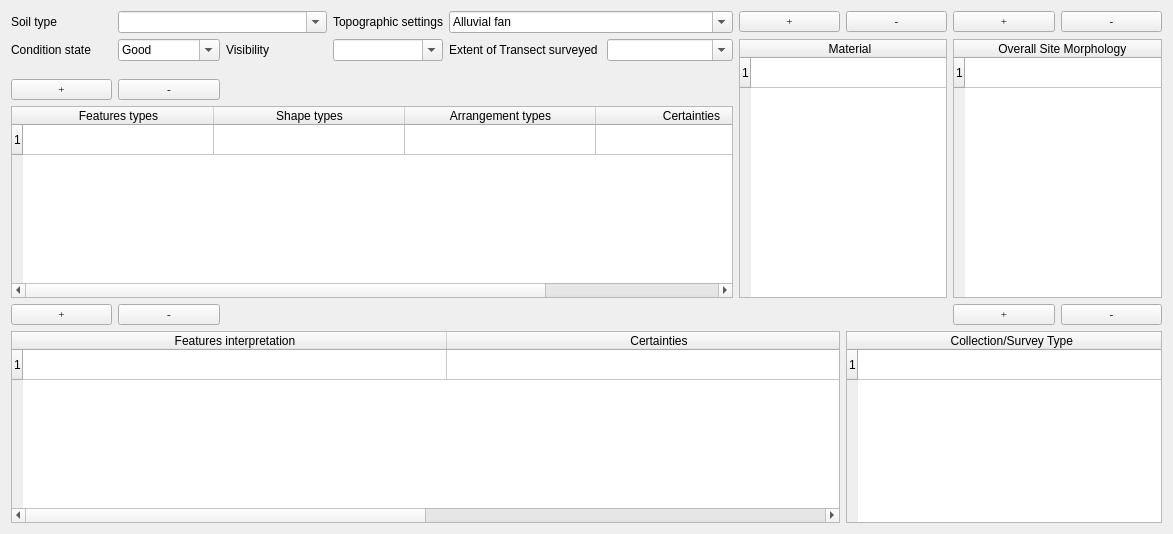
           <widget class="QWidget" name="tab_2">
            <attribute name="title">
             <string>GeoArchaeology data</string>
            </attribute>
            <layout class="QGridLayout" name="gridLayout_10">
             <item row="0" column="0">
              <layout class="QGridLayout" name="gridLayout_8">
               <item row="4" column="0">
                <widget class="QPushButton" name="pushButton_insert_row_features">
                 <property name="sizePolicy">
                  <sizepolicy hsizetype="Expanding" vsizetype="Fixed">
                   <horstretch>0</horstretch>
                   <verstretch>0</verstretch>
                  </sizepolicy>
                 </property>
                 <property name="minimumSize">
                  <size>
                   <width>0</width>
                   <height>20</height>
                  </size>
                 </property>
                 <property name="font">
                  <font>
                   <family>Times New Roman</family>
                   <pointsize>8</pointsize>
                   <weight>50</weight>
                   <italic>false</italic>
                   <bold>false</bold>
                  </font>
                 </property>
                 <property name="text">
                  <string>+</string>
                 </property>
                </widget>
               </item>
               <item row="7" column="1">
                <widget class="QPushButton" name="pushButton_remove_row_disturbance">
                 <property name="sizePolicy">
                  <sizepolicy hsizetype="Expanding" vsizetype="Fixed">
                   <horstretch>0</horstretch>
                   <verstretch>0</verstretch>
                  </sizepolicy>
                 </property>
                 <property name="minimumSize">
                  <size>
                   <width>0</width>
                   <height>20</height>
                  </size>
                 </property>
                 <property name="font">
                  <font>
                   <family>Times New Roman</family>
                   <pointsize>8</pointsize>
                   <weight>50</weight>
                   <italic>false</italic>
                   <bold>false</bold>
                  </font>
                 </property>
                 <property name="text">
                  <string>-</string>
                 </property>
                </widget>
               </item>
               <item row="1" column="2">
                <widget class="QLabel" name="label_14">
                 <property name="text">
                  <string>Visibility</string>
                 </property>
                </widget>
               </item>
               <item row="1" column="3">
                <widget class="QComboBox" name="comboBox_visibility">
                 <property name="editable">
                  <bool>true</bool>
                 </property>
                 <item>
                  <property name="text">
                   <string/>
                  </property>
                 </item>
                 <item>
                  <property name="text">
                   <string>Excellent</string>
                  </property>
                 </item>
                 <item>
                  <property name="text">
                   <string>Good</string>
                  </property>
                 </item>
                 <item>
                  <property name="text">
                   <string>Fair</string>
                  </property>
                 </item>
                 <item>
                  <property name="text">
                   <string>Poor</string>
                  </property>
                 </item>
                 <item>
                  <property name="text">
                   <string>Very bad</string>
                  </property>
                 </item>
                </widget>
               </item>
               <item row="1" column="0">
                <widget class="QLabel" name="label_46">
                 <property name="sizePolicy">
                  <sizepolicy hsizetype="Expanding" vsizetype="Preferred">
                   <horstretch>0</horstretch>
                   <verstretch>0</verstretch>
                  </sizepolicy>
                 </property>
                 <property name="text">
                  <string>Condition state</string>
                 </property>
                </widget>
               </item>
               <item row="7" column="0">
                <widget class="QPushButton" name="pushButton_insert_row_disturbance">
                 <property name="sizePolicy">
                  <sizepolicy hsizetype="Expanding" vsizetype="Fixed">
                   <horstretch>0</horstretch>
                   <verstretch>0</verstretch>
                  </sizepolicy>
                 </property>
                 <property name="minimumSize">
                  <size>
                   <width>0</width>
                   <height>20</height>
                  </size>
                 </property>
                 <property name="font">
                  <font>
                   <family>Times New Roman</family>
                   <pointsize>8</pointsize>
                   <weight>50</weight>
                   <italic>false</italic>
                   <bold>false</bold>
                  </font>
                 </property>
                 <property name="text">
                  <string>+</string>
                 </property>
                </widget>
               </item>
               <item row="1" column="1">
                <widget class="QComboBox" name="comboBox_condition">
                 <property name="sizePolicy">
                  <sizepolicy hsizetype="Expanding" vsizetype="Fixed">
                   <horstretch>0</horstretch>
                   <verstretch>0</verstretch>
                  </sizepolicy>
                 </property>
                 <property name="editable">
                  <bool>true</bool>
                 </property>
                 <item>
                  <property name="text">
                   <string>Good</string>
                  </property>
                 </item>
                 <item>
                  <property name="text">
                   <string>Fair</string>
                  </property>
                 </item>
                 <item>
                  <property name="text">
                   <string>Poor</string>
                  </property>
                 </item>
                 <item>
                  <property name="text">
                   <string>Very bed</string>
                  </property>
                 </item>
                 <item>
                  <property name="text">
                   <string>Destroyed</string>
                  </property>
                 </item>
                </widget>
               </item>
               <item row="0" column="0">
                <widget class="QLabel" name="label_22">
                 <property name="sizePolicy">
                  <sizepolicy hsizetype="Expanding" vsizetype="Preferred">
                   <horstretch>0</horstretch>
                   <verstretch>0</verstretch>
                  </sizepolicy>
                 </property>
                 <property name="text">
                  <string>Soil type</string>
                 </property>
                </widget>
               </item>
               <item row="8" column="7" colspan="3">
                <widget class="QTableWidget" name="tableWidget_collection">
                 <property name="sizePolicy">
                  <sizepolicy hsizetype="Expanding" vsizetype="Expanding">
                   <horstretch>1</horstretch>
                   <verstretch>0</verstretch>
                  </sizepolicy>
                 </property>
                 <property name="frameShape">
                  <enum>QFrame::StyledPanel</enum>
                 </property>
                 <property name="frameShadow">
                  <enum>QFrame::Raised</enum>
                 </property>
                 <property name="verticalScrollBarPolicy">
                  <enum>Qt::ScrollBarAsNeeded</enum>
                 </property>
                 <property name="horizontalScrollBarPolicy">
                  <enum>Qt::ScrollBarAsNeeded</enum>
                 </property>
                 <property name="editTriggers">
                  <set>QAbstractItemView::AnyKeyPressed|QAbstractItemView::DoubleClicked|QAbstractItemView::EditKeyPressed</set>
                 </property>
                 <property name="selectionMode">
                  <enum>QAbstractItemView::SingleSelection</enum>
                 </property>
                 <property name="selectionBehavior">
                  <enum>QAbstractItemView::SelectRows</enum>
                 </property>
                 <property name="rowCount">
                  <number>1</number>
                 </property>
                 <property name="columnCount">
                  <number>1</number>
                 </property>
                 <attribute name="horizontalHeaderDefaultSectionSize">
                  <number>311</number>
                 </attribute>
                 <attribute name="horizontalHeaderMinimumSectionSize">
                  <number>80</number>
                 </attribute>
                 <attribute name="verticalHeaderDefaultSectionSize">
                  <number>30</number>
                 </attribute>
                 <row/>
                 <column>
                  <property name="text">
                   <string>Collection/Survey Type </string>
                  </property>
                 </column>
                 <item row="0" column="0">
                  <property name="text">
                   <string/>
                  </property>
                 </item>
                </widget>
               </item>
               <item row="5" column="0" rowspan="2" colspan="6">
                <widget class="QTableWidget" name="tableWidget_featuretype">
                 <property name="sizePolicy">
                  <sizepolicy hsizetype="Expanding" vsizetype="Expanding">
                   <horstretch>1</horstretch>
                   <verstretch>0</verstretch>
                  </sizepolicy>
                 </property>
                 <property name="frameShape">
                  <enum>QFrame::StyledPanel</enum>
                 </property>
                 <property name="frameShadow">
                  <enum>QFrame::Raised</enum>
                 </property>
                 <property name="verticalScrollBarPolicy">
                  <enum>Qt::ScrollBarAsNeeded</enum>
                 </property>
                 <property name="horizontalScrollBarPolicy">
                  <enum>Qt::ScrollBarAsNeeded</enum>
                 </property>
                 <property name="editTriggers">
                  <set>QAbstractItemView::AnyKeyPressed|QAbstractItemView::DoubleClicked|QAbstractItemView::EditKeyPressed</set>
                 </property>
                 <property name="selectionMode">
                  <enum>QAbstractItemView::SingleSelection</enum>
                 </property>
                 <property name="selectionBehavior">
                  <enum>QAbstractItemView::SelectRows</enum>
                 </property>
                 <property name="rowCount">
                  <number>1</number>
                 </property>
                 <property name="columnCount">
                  <number>4</number>
                 </property>
                 <attribute name="horizontalHeaderDefaultSectionSize">
                  <number>191</number>
                 </attribute>
                 <attribute name="horizontalHeaderMinimumSectionSize">
                  <number>80</number>
                 </attribute>
                 <attribute name="verticalHeaderDefaultSectionSize">
                  <number>30</number>
                 </attribute>
                 <row/>
                 <column>
                  <property name="text">
                   <string>Features types</string>
                  </property>
                 </column>
                 <column>
                  <property name="text">
                   <string>Shape types</string>
                  </property>
                 </column>
                 <column>
                  <property name="text">
                   <string>Arrangement types</string>
                  </property>
                 </column>
                 <column>
                  <property name="text">
                   <string>Certainties</string>
                  </property>
                 </column>
                 <item row="0" column="0">
                  <property name="text">
                   <string/>
                  </property>
                 </item>
                </widget>
               </item>
               <item row="4" column="1">
                <widget class="QPushButton" name="pushButton_remove_row_features">
                 <property name="sizePolicy">
                  <sizepolicy hsizetype="Expanding" vsizetype="Fixed">
                   <horstretch>0</horstretch>
                   <verstretch>0</verstretch>
                  </sizepolicy>
                 </property>
                 <property name="minimumSize">
                  <size>
                   <width>0</width>
                   <height>20</height>
                  </size>
                 </property>
                 <property name="font">
                  <font>
                   <family>Times New Roman</family>
                   <pointsize>8</pointsize>
                   <weight>50</weight>
                   <italic>false</italic>
                   <bold>false</bold>
                  </font>
                 </property>
                 <property name="text">
                  <string>-</string>
                 </property>
                </widget>
               </item>
               <item row="0" column="9">
                <widget class="QPushButton" name="pushButton_remove_row_morphology">
                 <property name="sizePolicy">
                  <sizepolicy hsizetype="Expanding" vsizetype="Fixed">
                   <horstretch>0</horstretch>
                   <verstretch>0</verstretch>
                  </sizepolicy>
                 </property>
                 <property name="minimumSize">
                  <size>
                   <width>0</width>
                   <height>20</height>
                  </size>
                 </property>
                 <property name="font">
                  <font>
                   <family>Times New Roman</family>
                   <pointsize>8</pointsize>
                   <weight>50</weight>
                   <italic>false</italic>
                   <bold>false</bold>
                  </font>
                 </property>
                 <property name="text">
                  <string>-</string>
                 </property>
                </widget>
               </item>
               <item row="0" column="8">
                <widget class="QPushButton" name="pushButton_insert_row_morphology">
                 <property name="sizePolicy">
                  <sizepolicy hsizetype="Expanding" vsizetype="Fixed">
                   <horstretch>1</horstretch>
                   <verstretch>0</verstretch>
                  </sizepolicy>
                 </property>
                 <property name="minimumSize">
                  <size>
                   <width>0</width>
                   <height>20</height>
                  </size>
                 </property>
                 <property name="font">
                  <font>
                   <family>Times New Roman</family>
                   <pointsize>8</pointsize>
                   <weight>50</weight>
                   <italic>false</italic>
                   <bold>false</bold>
                  </font>
                 </property>
                 <property name="text">
                  <string>+</string>
                 </property>
                </widget>
               </item>
               <item row="7" column="9">
                <widget class="QPushButton" name="pushButton_remove_row_collection">
                 <property name="sizePolicy">
                  <sizepolicy hsizetype="Expanding" vsizetype="Fixed">
                   <horstretch>0</horstretch>
                   <verstretch>0</verstretch>
                  </sizepolicy>
                 </property>
                 <property name="minimumSize">
                  <size>
                   <width>0</width>
                   <height>20</height>
                  </size>
                 </property>
                 <property name="font">
                  <font>
                   <family>Times New Roman</family>
                   <pointsize>8</pointsize>
                   <weight>50</weight>
                   <italic>false</italic>
                   <bold>false</bold>
                  </font>
                 </property>
                 <property name="text">
                  <string>-</string>
                 </property>
                </widget>
               </item>
               <item row="8" column="0" colspan="7">
                <widget class="QTableWidget" name="tableWidget_disturbance">
                 <property name="frameShape">
                  <enum>QFrame::StyledPanel</enum>
                 </property>
                 <property name="frameShadow">
                  <enum>QFrame::Raised</enum>
                 </property>
                 <property name="verticalScrollBarPolicy">
                  <enum>Qt::ScrollBarAsNeeded</enum>
                 </property>
                 <property name="horizontalScrollBarPolicy">
                  <enum>Qt::ScrollBarAsNeeded</enum>
                 </property>
                 <property name="editTriggers">
                  <set>QAbstractItemView::AnyKeyPressed|QAbstractItemView::DoubleClicked|QAbstractItemView::EditKeyPressed</set>
                 </property>
                 <property name="selectionMode">
                  <enum>QAbstractItemView::SingleSelection</enum>
                 </property>
                 <property name="selectionBehavior">
                  <enum>QAbstractItemView::SelectRows</enum>
                 </property>
                 <property name="rowCount">
                  <number>1</number>
                 </property>
                 <property name="columnCount">
                  <number>2</number>
                 </property>
                 <attribute name="horizontalHeaderDefaultSectionSize">
                  <number>424</number>
                 </attribute>
                 <attribute name="horizontalHeaderMinimumSectionSize">
                  <number>80</number>
                 </attribute>
                 <attribute name="verticalHeaderDefaultSectionSize">
                  <number>30</number>
                 </attribute>
                 <row/>
                 <column>
                  <property name="text">
                   <string>Features interpretation</string>
                  </property>
                 </column>
                 <column>
                  <property name="text">
                   <string>Certainties</string>
                  </property>
                 </column>
                 <item row="0" column="0">
                  <property name="text">
                   <string/>
                  </property>
                 </item>
                </widget>
               </item>
               <item row="7" column="8">
                <widget class="QPushButton" name="pushButton_insert_row_collection">
                 <property name="sizePolicy">
                  <sizepolicy hsizetype="Expanding" vsizetype="Fixed">
                   <horstretch>0</horstretch>
                   <verstretch>0</verstretch>
                  </sizepolicy>
                 </property>
                 <property name="minimumSize">
                  <size>
                   <width>0</width>
                   <height>20</height>
                  </size>
                 </property>
                 <property name="font">
                  <font>
                   <family>Times New Roman</family>
                   <pointsize>8</pointsize>
                   <weight>50</weight>
                   <italic>false</italic>
                   <bold>false</bold>
                  </font>
                 </property>
                 <property name="text">
                  <string>+</string>
                 </property>
                </widget>
               </item>
               <item row="0" column="4" colspan="2">
                <widget class="QComboBox" name="comboBox_toposetting">
                 <property name="sizePolicy">
                  <sizepolicy hsizetype="Expanding" vsizetype="Fixed">
                   <horstretch>0</horstretch>
                   <verstretch>0</verstretch>
                  </sizepolicy>
                 </property>
                 <property name="editable">
                  <bool>true</bool>
                 </property>
                 <item>
                  <property name="text">
                   <string>Alluvial fan</string>
                  </property>
                 </item>
                 <item>
                  <property name="text">
                   <string>Lake bed</string>
                  </property>
                 </item>
                 <item>
                  <property name="text">
                   <string>Lake shore</string>
                  </property>
                 </item>
                 <item>
                  <property name="text">
                   <string>Sea bed</string>
                  </property>
                 </item>
                 <item>
                  <property name="text">
                   <string>Sea shore</string>
                  </property>
                 </item>
                 <item>
                  <property name="text">
                   <string>Plateau</string>
                  </property>
                 </item>
                 <item>
                  <property name="text">
                   <string>Edge</string>
                  </property>
                 </item>
                 <item>
                  <property name="text">
                   <string>Slopes</string>
                  </property>
                 </item>
                 <item>
                  <property name="text">
                   <string>Summit</string>
                  </property>
                 </item>
                 <item>
                  <property name="text">
                   <string>Valley bed</string>
                  </property>
                 </item>
                 <item>
                  <property name="text">
                   <string>Valley terrace</string>
                  </property>
                 </item>
                 <item>
                  <property name="text">
                   <string>Watercourse bed</string>
                  </property>
                 </item>
                 <item>
                  <property name="text">
                   <string>Watercourse banks</string>
                  </property>
                 </item>
                 <item>
                  <property name="text">
                   <string>Uknow</string>
                  </property>
                 </item>
                </widget>
               </item>
               <item row="0" column="3">
                <widget class="QLabel" name="label_39">
                 <property name="sizePolicy">
                  <sizepolicy hsizetype="Expanding" vsizetype="Preferred">
                   <horstretch>0</horstretch>
                   <verstretch>0</verstretch>
                  </sizepolicy>
                 </property>
                 <property name="text">
                  <string>Topographic settings</string>
                 </property>
                </widget>
               </item>
               <item row="1" column="8" rowspan="6" colspan="2">
                <widget class="QTableWidget" name="tableWidget_morphology">
                 <property name="rowCount">
                  <number>1</number>
                 </property>
                 <attribute name="horizontalHeaderDefaultSectionSize">
                  <number>198</number>
                 </attribute>
                 <attribute name="verticalHeaderDefaultSectionSize">
                  <number>30</number>
                 </attribute>
                 <row/>
                 <column>
                  <property name="text">
                   <string>Overall Site Morphology </string>
                  </property>
                 </column>
                </widget>
               </item>
               <item row="0" column="1" colspan="2">
                <widget class="QComboBox" name="comboBox_soil">
                 <property name="sizePolicy">
                  <sizepolicy hsizetype="Expanding" vsizetype="Fixed">
                   <horstretch>0</horstretch>
                   <verstretch>0</verstretch>
                  </sizepolicy>
                 </property>
                 <property name="editable">
                  <bool>true</bool>
                 </property>
                 <item>
                  <property name="text">
                   <string/>
                  </property>
                 </item>
                 <item>
                  <property name="text">
                   <string>Modern vegetation</string>
                  </property>
                 </item>
                 <item>
                  <property name="text">
                   <string>Crops</string>
                  </property>
                 </item>
                 <item>
                  <property name="text">
                   <string>Land use</string>
                  </property>
                 </item>
                 <item>
                  <property name="text">
                   <string/>
                  </property>
                 </item>
                </widget>
               </item>
               <item row="1" column="4">
                <widget class="QLabel" name="label_16">
                 <property name="text">
                  <string>Extent of Transect surveyed </string>
                 </property>
                </widget>
               </item>
               <item row="1" column="5">
                <widget class="QComboBox" name="comboBox">
                 <property name="editable">
                  <bool>true</bool>
                 </property>
                 <item>
                  <property name="text">
                   <string/>
                  </property>
                 </item>
                 <item>
                  <property name="text">
                   <string>1-10%</string>
                  </property>
                 </item>
                 <item>
                  <property name="text">
                   <string>11-30%</string>
                  </property>
                 </item>
                 <item>
                  <property name="text">
                   <string>31-60%</string>
                  </property>
                 </item>
                 <item>
                  <property name="text">
                   <string>61-90%</string>
                  </property>
                 </item>
                 <item>
                  <property name="text">
                   <string>91-100%</string>
                  </property>
                 </item>
                 <item>
                  <property name="text">
                   <string>No Visible/Known</string>
                  </property>
                 </item>
                </widget>
               </item>
               <item row="1" column="6" rowspan="6" colspan="2">
                <widget class="QTableWidget" name="tableWidget_material">
                 <property name="rowCount">
                  <number>1</number>
                 </property>
                 <property name="columnCount">
                  <number>1</number>
                 </property>
                 <attribute name="horizontalHeaderDefaultSectionSize">
                  <number>198</number>
                 </attribute>
                 <attribute name="verticalHeaderDefaultSectionSize">
                  <number>30</number>
                 </attribute>
                 <row/>
                 <column>
                  <property name="text">
                   <string>Material</string>
                  </property>
                 </column>
                </widget>
               </item>
               <item row="0" column="6">
                <widget class="QPushButton" name="pushButton_insert_row_material">
                 <property name="sizePolicy">
                  <sizepolicy hsizetype="Expanding" vsizetype="Fixed">
                   <horstretch>1</horstretch>
                   <verstretch>0</verstretch>
                  </sizepolicy>
                 </property>
                 <property name="minimumSize">
                  <size>
                   <width>0</width>
                   <height>20</height>
                  </size>
                 </property>
                 <property name="font">
                  <font>
                   <family>Times New Roman</family>
                   <pointsize>8</pointsize>
                   <weight>50</weight>
                   <italic>false</italic>
                   <bold>false</bold>
                  </font>
                 </property>
                 <property name="text">
                  <string>+</string>
                 </property>
                </widget>
               </item>
               <item row="0" column="7">
                <widget class="QPushButton" name="pushButton_remove_row_material">
                 <property name="sizePolicy">
                  <sizepolicy hsizetype="Expanding" vsizetype="Fixed">
                   <horstretch>0</horstretch>
                   <verstretch>0</verstretch>
                  </sizepolicy>
                 </property>
                 <property name="minimumSize">
                  <size>
                   <width>0</width>
                   <height>20</height>
                  </size>
                 </property>
                 <property name="font">
                  <font>
                   <family>Times New Roman</family>
                   <pointsize>8</pointsize>
                   <weight>50</weight>
                   <italic>false</italic>
                   <bold>false</bold>
                  </font>
                 </property>
                 <property name="text">
                  <string>-</string>
                 </property>
                </widget>
               </item>
              </layout>
             </item>
            </layout>
           </widget>
